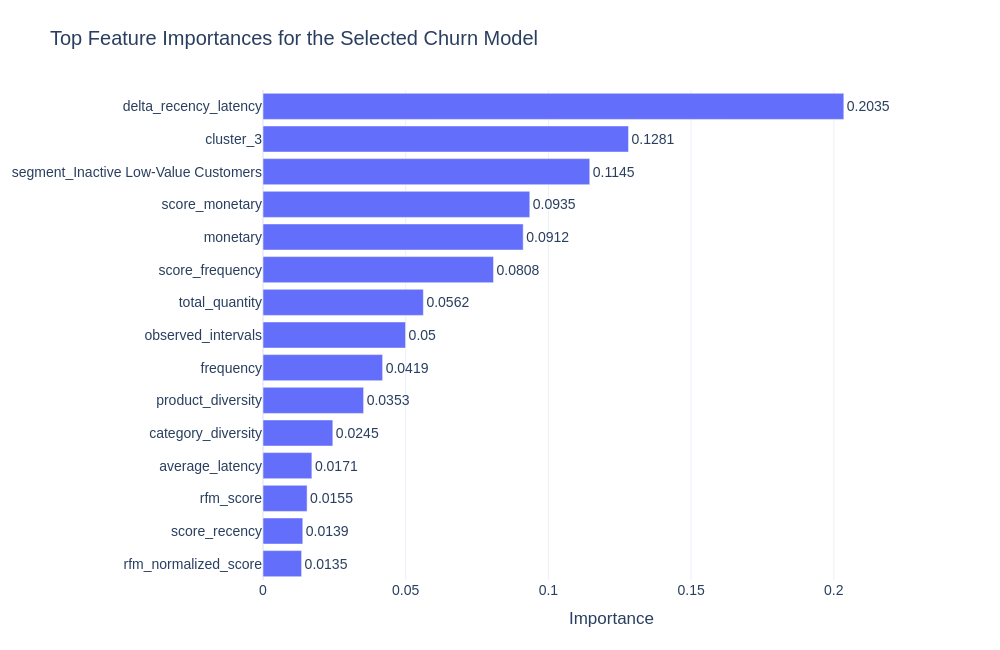

The notebook cell this image was saved under:
### Code cell
top_features = feature_importance.head(15).sort_values("importance")

fig = go.Figure()

fig.add_trace(
    go.Bar(
        x=top_features["importance"],
        y=top_features["feature"],
        orientation="h",
        text=top_features["importance"].round(4),
        textposition="outside",
        name="Importance",
        hovertemplate=(
            "Feature: %{y}<br>"
            "Importance: %{x:.4f}<extra></extra>"
        )
    )
)

fig = apply_plotly_layout(
    fig,
    title="Top Feature Importances for the Selected Churn Model",
    xaxis_title="Importance",
    yaxis_title=None
)

fig.update_layout(showlegend=False)
fig.update_xaxes(range=[0, top_features["importance"].max() * 1.20])

save_plotly_figure(fig, "top-feature-importances", width=1050, height=750)
fig.show()

### Figure 1 — Plotly figure (JSON) as saved in the notebook; plotly's stock layout.template omitted (floating-point values rounded to 4 significant figures)
{"data": [{"hovertemplate": "Feature: %{y}<br>Importance: %{x:.4f}<extra></extra>", "name": "Importance", "orientation": "h", "text": [0.0135, 0.0139, 0.0155, 0.0171, 0.0245, 0.0353, 0.0419, 0.05, 0.0562, 0.0808, 0.0912, 0.0935, 0.1145, 0.1281, 0.2035], "textposition": "outside", "type": "bar", "x": [0.01353, 0.01395, 0.01545, 0.01713, 0.02447, 0.03526, 0.04192, 0.04996, 0.05619, 0.08077, 0.09117, 0.09349, 0.1145, 0.1281, 0.2035], "y": ["rfm_normalized_score", "score_recency", "rfm_score", "average_latency", "category_diversity", "product_diversity", "frequency", "observed_intervals", "total_quantity", "score_frequency", "monetary", "score_monetary", "segment_Inactive Low-Value Customers", "cluster_3", "delta_recency_latency"]}], "layout": {"font": {"family": "Arial", "size": 14}, "height": 650, "legend": {"orientation": "h", "x": 1, "xanchor": "right", "y": 1.02, "yanchor": "bottom"}, "margin": {"b": 70, "l": 70, "r": 40, "t": 90}, "showlegend": false, "title": {"font": {"size": 20}, "text": "Top Feature Importances for the Selected Churn Model"}, "width": 1000, "xaxis": {"range": [0, 0.2442], "title": {"text": "Importance"}}}}
